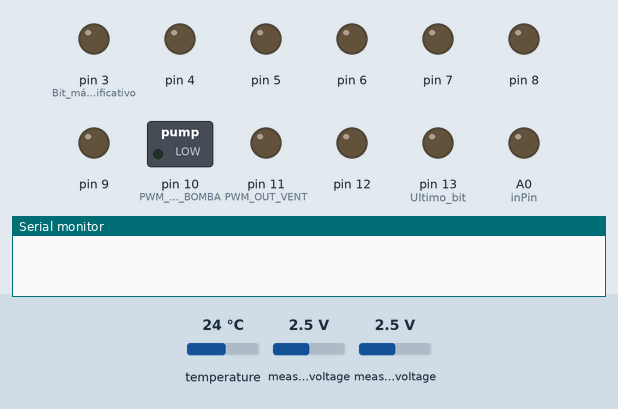
Bench run of a sketch on a simulated Arduino Uno, built with avr-gcc and run on an emulated ATmega328P. Shown: switched loads named in the sketch (green lamp = pin HIGH), output pins drawn as LEDs (lit = HIGH), the last lines printed to the serial monitor. The inputs (shaded band) are chosen by the test bench; at power-on: temperature 24 °C, measured voltage 2.5 V.

Above: at 1.2 s.
1.3 s: temperature set to 12 °C
At 3.7 s:
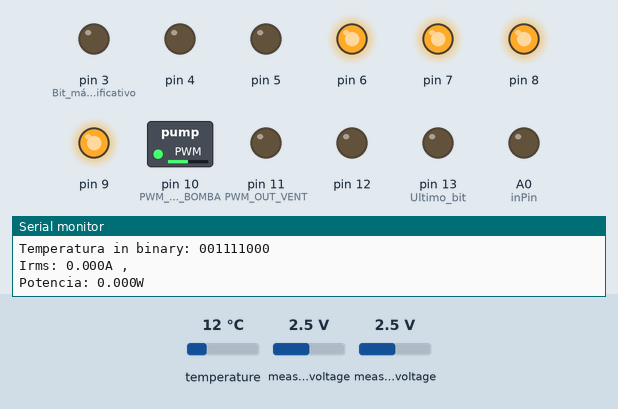
9.0 s: temperature set to 19 °C
At 10.8 s:
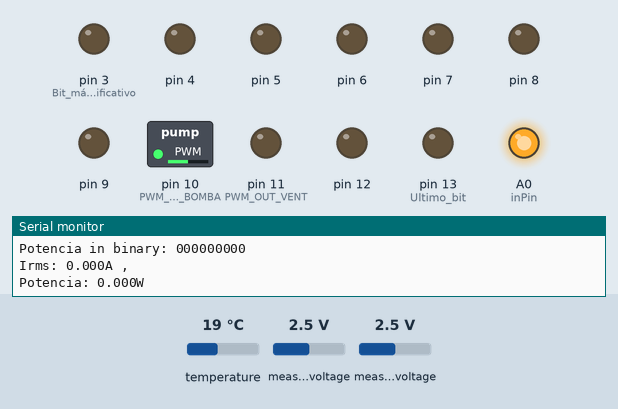
17.0 s: temperature set to 28 °C
At 20.6 s:
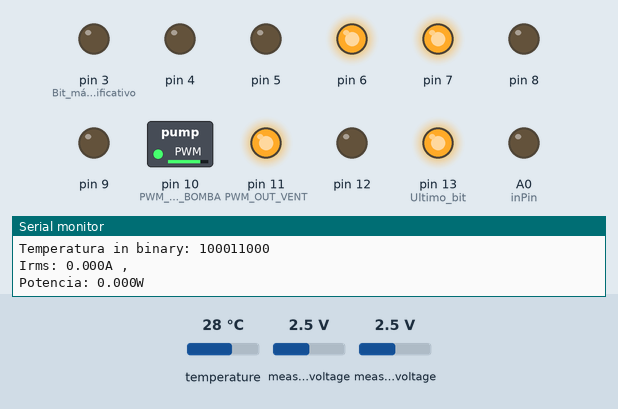
25.0 s: temperature set to 33 °C
At 29.7 s:
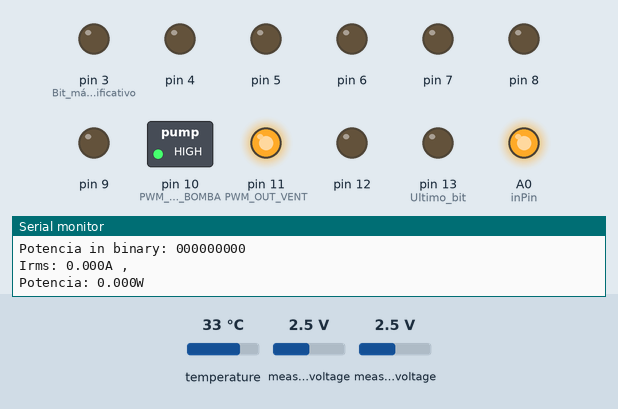
32.2 s: temperature set to 41 °C
At 36.8 s:
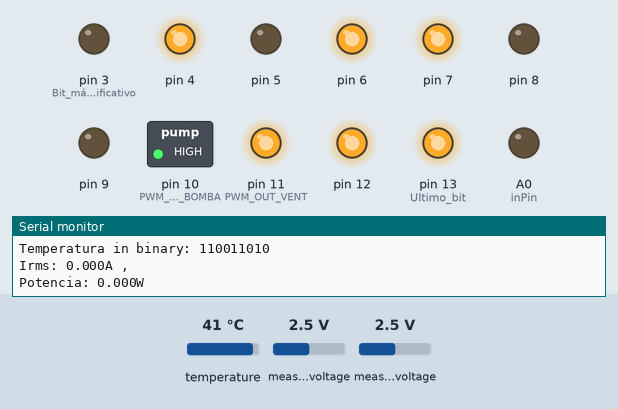
40.2 s: temperature set to 1 °C
At 43.6 s:
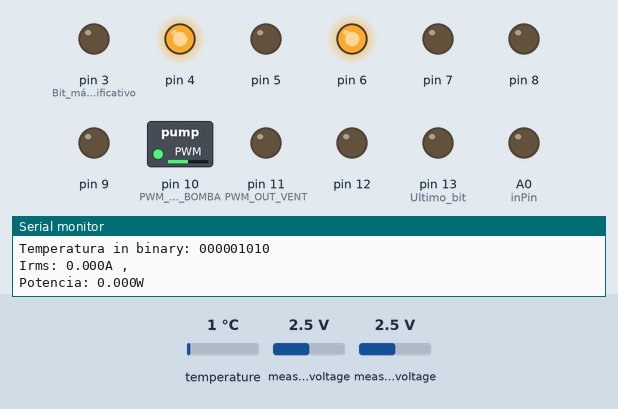
Timing chart, 0 to 49.2 s (numbered marks = the images above; inputs shaded):
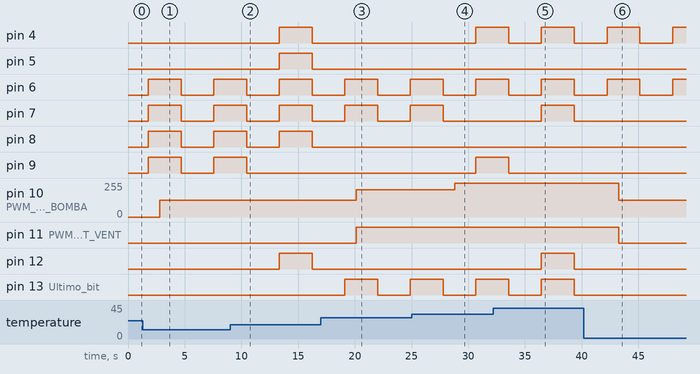

Measured:
- after the input at 1.3 s, pin 6: LOW → HIGH after 0.48 s, → LOW 2.9 s later, → HIGH 2.9 s later; pin 12: stays LOW (without the input it goes to HIGH after 0.48 s)
- after the input at 9.0 s, pin 4, pin 5, pin 12: LOW → HIGH after 4.3 s, → LOW 2.9 s later; pin 9: goes on until 10.5 s, then stays LOW
- after the input at 17.0 s, pin 4, pin 5, pin 8, pin 12: stays LOW (without the input it goes to HIGH after 2.1 s); pin 10 (PWM_OUT_BOMBA): 127/255 → 204/255 after 3.1 s; pin 11 (PWM_OUT_VENT): LOW → HIGH after 3.1 s; pin 13 (Ultimo_bit): LOW → HIGH after 2.1 s, → LOW 2.9 s later, → HIGH 2.9 s later
- after the input at 25.0 s, pin 4, pin 9: LOW → HIGH after 5.7 s; pin 7: goes on until 27.8 s, then stays LOW; pin 10 (PWM_OUT_BOMBA): 204/255 → 255/255 after 3.8 s
- after the input at 32.2 s, pin 7, pin 12: LOW → HIGH after 4.3 s, → LOW 2.9 s later; pin 9: goes on until 33.6 s, then stays LOW
- after the input at 40.2 s, pin 7, pin 12, pin 13 (Ultimo_bit): stays LOW (without the input it goes to HIGH after 2.0 s); pin 10 (PWM_OUT_BOMBA): 255/255 → 127/255 after 3.1 s; pin 11 (PWM_OUT_VENT): HIGH → LOW after 3.1 s

The sketch:

DS18B20_DECIMAL.ino
```cpp
#include <OneWire.h>
#include <DallasTemperature.h>

#include <Wire.h>
#include <Adafruit_ADS1015.h>

#define ONE_WIRE_BUS 2
OneWire oneWire(ONE_WIRE_BUS);
DallasTemperature sensors(&oneWire);

Adafruit_ADS1115 ads(0x48);

const float FACTOR = 30; //30A/1V
const float multiplier = 0.0625F;

int cont = 0;

const int RESOLUTION_BITS = 9; // Resolución de 9 bits (512 valores posibles)

int binArray[9]; // Creamos un array de enteros para almacenar los bits

int PWM_OUT_VENT = 11;   // Gris
int PWM_OUT_BOMBA = 10;  // Verde
float Valor_salida_pwm;
float Valor_salida_pwm_bomb;
float cv_a = 0;
float cv_b = 0;
float suma;
float autoSave;


int Valor_watts_nxp = 0;
int inPin = A0; // pin de salida analógica
int x = 0;

void ImprimirMedidas(String prefix, float value, String postfix);

void setup() {

  pinMode(PWM_OUT_VENT,OUTPUT);
  pinMode(PWM_OUT_BOMBA,OUTPUT);
  pinMode(inPin,OUTPUT);

  /*---------Pines[0-9]->Binarios-------*/
  pinMode(13,OUTPUT);       // Ultimo bit
  pinMode(12,OUTPUT);
  pinMode(9,OUTPUT);
  pinMode(8,OUTPUT);
  pinMode(7,OUTPUT);
  pinMode(6,OUTPUT);
  pinMode(5,OUTPUT);
  pinMode(4,OUTPUT);
  pinMode(3,OUTPUT);        // Bit más significativo

  Serial.begin(9600);

  sensors.begin();
  sensors.setResolution(12);

  ads.setGain(GAIN_TWO);        // ±2.048V  1 bit = 0.0625mV
  ads.begin();
}

void loop() {

  float CorrienteRMS = getCorriente();
  float Potencia = 110.0 * CorrienteRMS;

  sensors.requestTemperatures();
  float temperatureC = sensors.getTempCByIndex(0);
  Serial.print("Temperature: ");
  Serial.println(temperatureC);

  char temperatureString[8];
  if(x == 0){
    dtostrf(temperatureC, 4, 1, temperatureString);
  }else if(x == 1){
    dtostrf(Potencia, 4, 1, temperatureString);
  }
  //Serial.print("Temperature as string: ");
  //Serial.println(temperatureString);

  int temperatureInt = (int)(atof(temperatureString) * 10);
  //Serial.print("Temperature as integer: ");
  //Serial.println(temperatureInt);

  uint16_t temperatureBinary = (uint16_t)temperatureInt;
  if(x==0){
    Serial.print("Temperatura in binary: ");
  }else if(x == 1){
    Serial.print("Potencia in binary: ");
  }
  for (int i = RESOLUTION_BITS - 1; i >= 0; i--) {
    Serial.print((temperatureBinary >> i) & 1, BIN);
  }
  Serial.println();

  for (int i = 0; i < 9; i++) {
  binArray[i] = (temperatureBinary >> i) & 1; // Almacenamos cada bit en el array
  }
  /*
  for (int i = 0; i < 9; i++) {
  Serial.print(binArray[i]);
  }
  Serial.println();
  */

  digitalWrite(13, binArray[8]);
  digitalWrite(12, binArray[7]);
  digitalWrite(9, binArray[6]);
  digitalWrite(8, binArray[5]);
  digitalWrite(7, binArray[4]);
  digitalWrite(6, binArray[3]);
  digitalWrite(5, binArray[2]);
  digitalWrite(4, binArray[1]);
  digitalWrite(3, binArray[0]);
  digitalWrite(inPin,x);

  ImprimirMedidas("Irms: ", CorrienteRMS, "A ,");
  ImprimirMedidas("Potencia: ", Potencia, "W");


  x++;
  if(x >= 2){
    x = 0;
  }

  suma =0;
  for(int i=0; i<5 ; i++){
    suma = temperatureC + suma;
    delay(200);
  }
  if(temperatureC > 27.2){
    autoSave = 0;
    cv_a = 100.0;
  }else if(temperatureC < 26.6){
    cv_a = 0;
    autoSave = 1;
  }else{
    if(autoSave == 0){
      cv_a = 85.0;
    }else{
      cv_a = 0;
    }
  }

  if(temperatureC > 28.0){
    cv_b = 100.0;
  }else if(temperatureC <= 28.0 && temperatureC >= 27.0){
    cv_b = 80.0;
  }else{
    cv_b = 50.0;
  }
  Valor_salida_pwm = cv_a*(255.0/100.0);
  Valor_salida_pwm_bomb = cv_b*(255.0/100.0);
  analogWrite(PWM_OUT_VENT,Valor_salida_pwm);       //0-255
  analogWrite(PWM_OUT_BOMBA,Valor_salida_pwm_bomb); //0-255

  delay(100);
}

void ImprimirMedidas(String prefix, float value, String postfix)
{
 Serial.print(prefix);
 Serial.print(value, 3);
 Serial.println(postfix);
}

float getCorriente()
{
 float Volt_diferencial;
 float corriente;
 float sum = 0;
 long tiempo = millis();
 int counter = 0;

 while (millis() - tiempo < 1000)
 {
   Volt_diferencial = ads.readADC_Differential_0_1() * multiplier;

   //-----------------------------------------------------
   //Volt_diferencial = ads.readADC_Differential_2_3() * multiplier;
   //-----------------------------------------------------

   corriente = Volt_diferencial * FACTOR;
   corriente /= 1000.0;

   sum += sq(corriente);
   counter = counter + 1;
  }

 corriente = sqrt(sum / counter);
 return(corriente);
}
```
